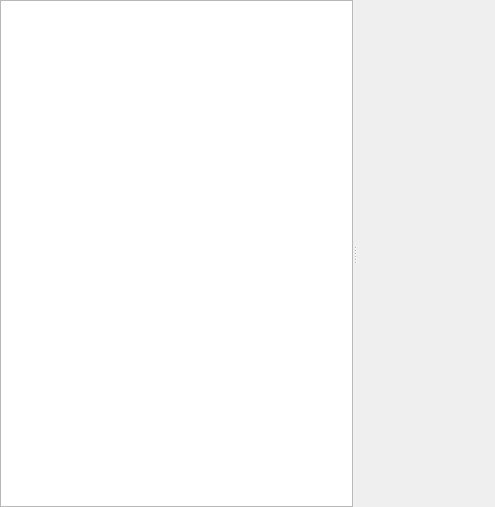
<?xml version="1.0" encoding="UTF-8"?>
<ui version="4.0">
 <class>QgsDualViewBase</class>
 <widget class="QStackedWidget" name="QgsDualViewBase">
  <property name="geometry">
   <rect>
    <x>0</x>
    <y>0</y>
    <width>495</width>
    <height>507</height>
   </rect>
  </property>
  <property name="currentIndex">
   <number>0</number>
  </property>
  <widget class="QWidget" name="mPageTableView">
   <layout class="QGridLayout" name="gridLayout_3">
    <property name="leftMargin">
     <number>0</number>
    </property>
    <property name="topMargin">
     <number>0</number>
    </property>
    <property name="rightMargin">
     <number>0</number>
    </property>
    <property name="bottomMargin">
     <number>0</number>
    </property>
    <item row="0" column="0">
     <widget class="QSplitter" name="mConditionalSplitter">
      <property name="orientation">
       <enum>Qt::Horizontal</enum>
      </property>
      <property name="childrenCollapsible">
       <bool>false</bool>
      </property>
      <widget class="QgsAttributeTableView" name="mTableView">
       <property name="alternatingRowColors">
        <bool>true</bool>
       </property>
      </widget>
      <widget class="QgsPanelWidgetStack" name="mConditionalFormatWidgetStack" native="true">
       <property name="sizePolicy">
        <sizepolicy hsizetype="Preferred" vsizetype="Preferred">
         <horstretch>0</horstretch>
         <verstretch>0</verstretch>
        </sizepolicy>
       </property>
      </widget>
     </widget>
    </item>
   </layout>
  </widget>
  <widget class="QWidget" name="mPageAttributeEditor">
   <layout class="QGridLayout" name="gridLayout_2">
    <property name="leftMargin">
     <number>0</number>
    </property>
    <property name="topMargin">
     <number>0</number>
    </property>
    <property name="rightMargin">
     <number>0</number>
    </property>
    <property name="bottomMargin">
     <number>0</number>
    </property>
    <item row="0" column="0">
     <widget class="QSplitter" name="mAttributeEditorViewSplitter">
      <property name="orientation">
       <enum>Qt::Horizontal</enum>
      </property>
      <widget class="QWidget" name="mListViewWdg" native="true">
       <layout class="QVBoxLayout" name="verticalLayout_2">
        <property name="spacing">
         <number>2</number>
        </property>
        <property name="leftMargin">
         <number>0</number>
        </property>
        <property name="topMargin">
         <number>0</number>
        </property>
        <property name="rightMargin">
         <number>0</number>
        </property>
        <property name="bottomMargin">
         <number>0</number>
        </property>
        <item>
         <widget class="QToolButton" name="mFeatureListPreviewButton">
          <property name="sizePolicy">
           <sizepolicy hsizetype="MinimumExpanding" vsizetype="Fixed">
            <horstretch>0</horstretch>
            <verstretch>0</verstretch>
           </sizepolicy>
          </property>
          <property name="text">
           <string>…</string>
          </property>
          <property name="popupMode">
           <enum>QToolButton::InstantPopup</enum>
          </property>
          <property name="toolButtonStyle">
           <enum>Qt::ToolButtonTextBesideIcon</enum>
          </property>
          <property name="autoRaise">
           <bool>true</bool>
          </property>
          <property name="arrowType">
           <enum>Qt::NoArrow</enum>
          </property>
         </widget>
        </item>
        <item>
         <widget class="QgsFeatureListView" name="mFeatureListView">
          <property name="sizePolicy">
           <sizepolicy hsizetype="Preferred" vsizetype="Preferred">
            <horstretch>0</horstretch>
            <verstretch>0</verstretch>
           </sizepolicy>
          </property>
         </widget>
        </item>
        <item>
         <widget class="QWidget" name="widget" native="true">
          <property name="sizePolicy">
           <sizepolicy hsizetype="Preferred" vsizetype="Maximum">
            <horstretch>0</horstretch>
            <verstretch>0</verstretch>
           </sizepolicy>
          </property>
          <layout class="QHBoxLayout" name="horizontalLayout" stretch="0,0,0,0,0,1,0,0,0,0">
           <property name="spacing">
            <number>1</number>
           </property>
           <property name="leftMargin">
            <number>0</number>
           </property>
           <property name="topMargin">
            <number>0</number>
           </property>
           <property name="rightMargin">
            <number>0</number>
           </property>
           <property name="bottomMargin">
            <number>0</number>
           </property>
           <item>
            <widget class="QToolButton" name="mFirstFeatureButton">
             <property name="maximumSize">
              <size>
               <width>24</width>
               <height>24</height>
              </size>
             </property>
             <property name="toolTip">
              <string>Navigate to first feature</string>
             </property>
             <property name="text">
              <string/>
             </property>
             <property name="icon">
              <iconset resource="../../images/images.qrc">
               <normaloff>:/images/themes/default/mActionDoubleArrowLeft.svg</normaloff>:/images/themes/default/mActionDoubleArrowLeft.svg</iconset>
             </property>
             <property name="autoRaise">
              <bool>true</bool>
             </property>
            </widget>
           </item>
           <item>
            <widget class="QToolButton" name="mPreviousFeatureButton">
             <property name="maximumSize">
              <size>
               <width>24</width>
               <height>24</height>
              </size>
             </property>
             <property name="toolTip">
              <string>Navigate to previous feature</string>
             </property>
             <property name="text">
              <string/>
             </property>
             <property name="icon">
              <iconset resource="../../images/images.qrc">
               <normaloff>:/images/themes/default/mActionArrowLeft.svg</normaloff>:/images/themes/default/mActionArrowLeft.svg</iconset>
             </property>
             <property name="autoRaise">
              <bool>true</bool>
             </property>
            </widget>
           </item>
           <item>
            <widget class="QToolButton" name="mNextFeatureButton">
             <property name="sizePolicy">
              <sizepolicy hsizetype="Maximum" vsizetype="Fixed">
               <horstretch>0</horstretch>
               <verstretch>0</verstretch>
              </sizepolicy>
             </property>
             <property name="maximumSize">
              <size>
               <width>24</width>
               <height>24</height>
              </size>
             </property>
             <property name="toolTip">
              <string>Navigate to next feature</string>
             </property>
             <property name="text">
              <string/>
             </property>
             <property name="icon">
              <iconset resource="../../images/images.qrc">
               <normaloff>:/images/themes/default/mActionArrowRight.svg</normaloff>:/images/themes/default/mActionArrowRight.svg</iconset>
             </property>
             <property name="autoRaise">
              <bool>true</bool>
             </property>
            </widget>
           </item>
           <item>
            <widget class="QToolButton" name="mLastFeatureButton">
             <property name="maximumSize">
              <size>
               <width>24</width>
               <height>24</height>
              </size>
             </property>
             <property name="toolTip">
              <string>Navigate to last feature</string>
             </property>
             <property name="text">
              <string/>
             </property>
             <property name="icon">
              <iconset resource="../../images/images.qrc">
               <normaloff>:/images/themes/default/mActionDoubleArrowRight.svg</normaloff>:/images/themes/default/mActionDoubleArrowRight.svg</iconset>
             </property>
             <property name="autoRaise">
              <bool>true</bool>
             </property>
            </widget>
           </item>
           <item>
            <widget class="QLabel" name="mProgressCount">
             <property name="font">
              <font>
               <pointsize>11</pointsize>
              </font>
             </property>
             <property name="text">
              <string/>
             </property>
            </widget>
           </item>
           <item>
            <spacer name="horizontalSpacer">
             <property name="orientation">
              <enum>Qt::Horizontal</enum>
             </property>
             <property name="sizeHint" stdset="0">
              <size>
               <width>40</width>
               <height>20</height>
              </size>
             </property>
            </spacer>
           </item>
           <item>
            <widget class="QToolButton" name="mFlashButton">
             <property name="toolTip">
              <string>Highlight current feature on map</string>
             </property>
             <property name="text">
              <string/>
             </property>
             <property name="icon">
              <iconset resource="../../images/images.qrc">
               <normaloff>:/images/themes/default/mActionHighlightFeature.svg</normaloff>:/images/themes/default/mActionHighlightFeature.svg</iconset>
             </property>
             <property name="checkable">
              <bool>true</bool>
             </property>
             <property name="autoRaise">
              <bool>true</bool>
             </property>
            </widget>
           </item>
           <item>
            <spacer name="horizontalSpacer_2">
             <property name="orientation">
              <enum>Qt::Horizontal</enum>
             </property>
             <property name="sizeHint" stdset="0">
              <size>
               <width>20</width>
               <height>20</height>
              </size>
             </property>
            </spacer>
           </item>
           <item>
            <widget class="QToolButton" name="mAutoPanButton">
             <property name="toolTip">
              <string>Automatically pan to the current feature</string>
             </property>
             <property name="text">
              <string/>
             </property>
             <property name="icon">
              <iconset resource="../../images/images.qrc">
               <normaloff>:/images/themes/default/mActionPanTo.svg</normaloff>:/images/themes/default/mActionPanTo.svg</iconset>
             </property>
             <property name="checkable">
              <bool>true</bool>
             </property>
             <property name="autoRaise">
              <bool>true</bool>
             </property>
            </widget>
           </item>
           <item>
            <widget class="QToolButton" name="mAutoZoomButton">
             <property name="toolTip">
              <string>Automatically zoom to the current feature</string>
             </property>
             <property name="text">
              <string/>
             </property>
             <property name="icon">
              <iconset resource="../../images/images.qrc">
               <normaloff>:/images/themes/default/mActionZoomTo.svg</normaloff>:/images/themes/default/mActionZoomTo.svg</iconset>
             </property>
             <property name="checkable">
              <bool>true</bool>
             </property>
             <property name="autoRaise">
              <bool>true</bool>
             </property>
            </widget>
           </item>
          </layout>
         </widget>
        </item>
       </layout>
      </widget>
      <widget class="QFrame" name="mAttributeEditor">
       <property name="sizePolicy">
        <sizepolicy hsizetype="Expanding" vsizetype="Expanding">
         <horstretch>1</horstretch>
         <verstretch>0</verstretch>
        </sizepolicy>
       </property>
       <property name="frameShape">
        <enum>QFrame::StyledPanel</enum>
       </property>
       <property name="frameShadow">
        <enum>QFrame::Raised</enum>
       </property>
       <layout class="QGridLayout" name="gridLayout">
        <property name="leftMargin">
         <number>0</number>
        </property>
        <property name="topMargin">
         <number>0</number>
        </property>
        <property name="rightMargin">
         <number>0</number>
        </property>
        <property name="bottomMargin">
         <number>0</number>
        </property>
       </layout>
      </widget>
     </widget>
    </item>
   </layout>
   <action name="mActionExpressionPreview">
    <property name="icon">
     <iconset resource="../../images/images.qrc">
      <normaloff>:/images/themes/default/mActionFilter.svg</normaloff>:/images/themes/default/mActionFilter.svg</iconset>
    </property>
    <property name="text">
     <string>Expression</string>
    </property>
   </action>
   <action name="mActionPreviewColumnsMenu">
    <property name="text">
     <string>Column Preview</string>
    </property>
   </action>
  </widget>
 </widget>
 <customwidgets>
  <customwidget>
   <class>QgsAttributeTableView</class>
   <extends>QTableView</extends>
   <header>qgsattributetableview.h</header>
  </customwidget>
  <customwidget>
   <class>QgsFeatureListView</class>
   <extends>QListView</extends>
   <header>qgsfeaturelistview.h</header>
  </customwidget>
  <customwidget>
   <class>QgsPanelWidgetStack</class>
   <extends>QWidget</extends>
   <header>qgspanelwidgetstack.h</header>
   <container>1</container>
  </customwidget>
 </customwidgets>
 <resources>
  <include location="../../images/images.qrc"/>
 </resources>
 <connections/>
</ui>
